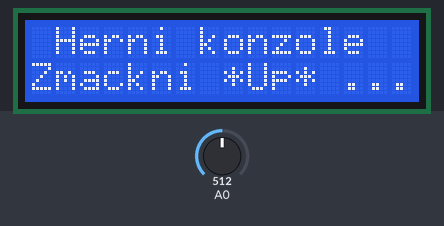
Simulated run of this sketch. Board: Arduino Uno, built with avr-gcc and run on an emulated ATmega328P. On the bench: 16×2 character LCD. The test bench sets the inputs (shaded band); at power-on: A0 = 512.

Above: at 0.8 s.
0.9 s: A0 set to 212
2.4 s: A0 set to 191
At 3.7 s:
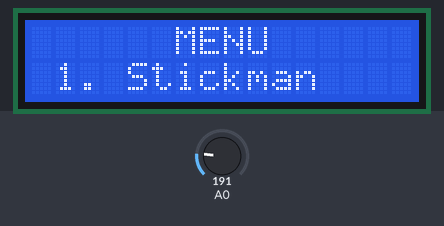
4.0 s: A0 set to 210
At 6.0 s:
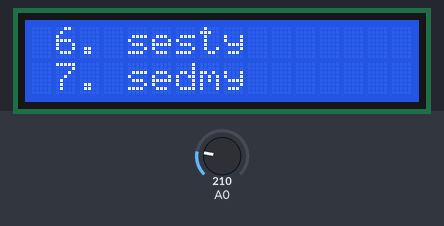
6.3 s: A0 set to 391
7.8 s: A0 set to 415
At 8.7 s:
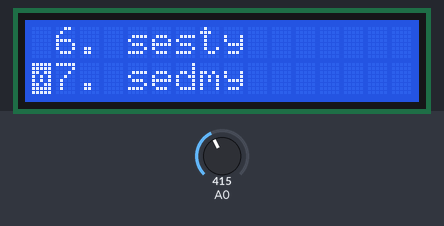
9.4 s: A0 set to 584
10.9 s: A0 set to 612
At 12.2 s:
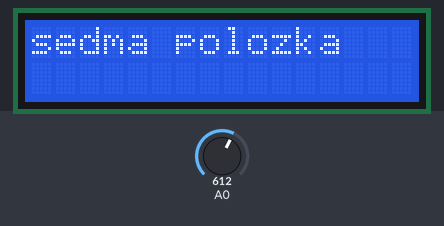
Timing chart, 0 to 13.6 s (numbered marks = the images above; inputs shaded):
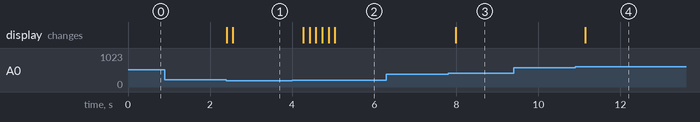

The sketch:

10_lcd_scrollable_menu.ino
```cpp
#include <LiquidCrystal.h>

LiquidCrystal lcd(8, 9, 4, 5, 6, 7);

byte bullet[8] = {
  0b00000,
  0b00000,
  0b00100,
  0b01010,
  0b01010,
  0b00100,
  0b00000,
  0b00000,
};

byte selected[8] = {
  0b11111,
  0b11111,
  0b11011,
  0b10101,
  0b10101,
  0b11011,
  0b11111,
  0b11111,
};

const char* menuItems[] = {
  "     MENU",
  "1. Stickman",
  "2. Catch 2024",
  "3. treti",
  "4. ctvrty",
  "5. paty",
  "6. sesty",
  "7. sedmy"
};

int menuIndex = 0;
const int numItems = sizeof(menuItems) / sizeof(menuItems[0]);

void setup() {
  lcd.begin(16, 2);

  lcd.createChar(0, bullet);
  lcd.createChar(1, selected);

  lcd.setCursor(0, 0);
  lcd.print(" Herni konzole ");
  lcd.setCursor(0, 1);
  lcd.print("Zmackni *Up* ...");
  isReady();
}

void loop() {
  int cmd = analogRead(0);
  delay(150);
  // print bullet points:
  if (menuIndex < 0) {
    lcd.setCursor(0, 0);
    lcd.write(byte(0));
  }
  lcd.setCursor(0, 1);
  lcd.write(byte(1));

  if (cmd < 200) {
    // up button:
    if (menuIndex > 0) {
      menuIndex--;
    }
    lcd.clear();
    lcd.setCursor(1, 0);
    lcd.print(menuItems[menuIndex]);
    lcd.setCursor(1, 1);
    lcd.print(menuItems[menuIndex + 1]);

  } else if (cmd > 200 && cmd < 400) {
    // down button:
    if (menuIndex < numItems - 2) {
      menuIndex++;
    }
    lcd.clear();
    lcd.setCursor(1, 0);
    lcd.print(menuItems[menuIndex]);
    lcd.setCursor(1, 1);
    lcd.print(menuItems[menuIndex + 1]);
  }
  else if (cmd < 800 && cmd > 600) {
    if (menuIndex == 0) {
      lcd.clear();
      lcd.setCursor(0, 0);
      lcd.print("Hra");
      delay(5000);
    }
    else if (menuIndex == 1) {
      lcd.clear();
      lcd.setCursor(0, 0);
      lcd.print("dalsi hra");
      delay(5000);
    }
    else if (menuIndex == 2) {
      lcd.clear();
      lcd.setCursor(0, 0);
      lcd.print("treti polozka");
      delay(5000);
    }
    else if (menuIndex == 3) {
      lcd.clear();
      lcd.setCursor(0, 0);
      lcd.print("ctvrta polozka");
      delay(5000);
    }
    else if (menuIndex == 4) {
      lcd.clear();
      lcd.setCursor(0, 0);
      lcd.print("pata polozka");
      delay(5000);
    }
    else if (menuIndex == 5) {
      lcd.clear();
      lcd.setCursor(0, 0);
      lcd.print("sesta polozka");
      delay(5000);
    }
    else if (menuIndex == 6) {
      lcd.clear();
      lcd.setCursor(0, 0);
      lcd.print("sedma polozka");
      delay(5000);
    }
  }
}

void isReady() {
  while (true) {
    int command = analogRead(0);
    if (command > 60 && command < 200) {
      lcd.clear();
      break;
    }
  }
}
```

Measured:
- the behaviour switches between 200 and 199 on A0 (found by bisection; images 0 and 1)
- the behaviour switches between 399 and 400 on A0 (found by bisection; images 2 and 3)
- the behaviour switches between 600 and 601 on A0 (found by bisection; images 3 and 4)
- after the input at 0.9 s, every drawn part: stays the same
- after the input at 2.4 s, the display: first changes at once (image 1 shows a later state)
- after the input at 4.0 s, the display: first changes after 0.27 s (image 2 shows a later state)
- after the input at 6.3 s, every drawn part: stays the same
- after the input at 7.8 s, the display: changes after 0.18 s (image 3)
- after the input at 9.4 s, every drawn part: stays the same
- after the input at 10.9 s, the display: changes after 0.25 s (image 4)
